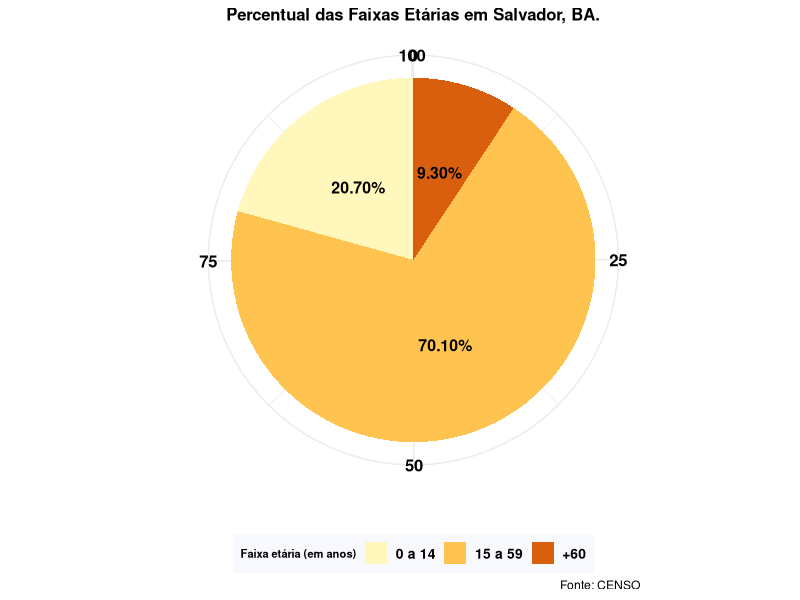

Recreate this plot in R.

library(ggplot2)
library(dplyr)
library(Cairo)
library(RColorBrewer)
library(ggthemes)

# dataset
fxaetaria_long <- read.csv2("faixa_etaria_tidyr.csv")

## Ajustes no Dataset ##

# filtrando apenas Salvador e criando a coluna porcentagem
pizza_graf_fxa <- fxaetaria_long %>% filter(Ano==2010) %>% filter(Municipios =="Salvador") %>%
  group_by(status) %>% summarise(cont_fxa=sum(total))

# criando coluna com a posicao da legenda
pizza_graf_fxa <- pizza_graf_fxa %>% arrange(desc(status)) %>%
  mutate(yposicao_legenda = cumsum(cont_fxa)- 0.5*cont_fxa)


# alterando o nome das variaveis 
pizza_graf_fxa$status <- factor(pizza_graf_fxa$status, levels=c("fxa_0a14",
                                                                "fxa_15a59",
                                                                "fxa_60mais"),
                                labels=c("0 a 14", "15 a 59", "+60"))


### Grafico ###
ggplot(pizza_graf_fxa,aes(x="", y=cont_fxa, fill=status)) +
  geom_bar(width=1, stat = "identity") +
  coord_polar("y", start=0) +
  geom_text(aes(y=yposicao_legenda, label = sprintf("%1.2f%%",cont_fxa)), size = 4,
            color = 'black',fontface='bold') +
  scale_fill_brewer(palette = "YlOrBr") +
  labs(x="",y="",caption = "Fonte: CENSO") +
  theme_minimal() +
  theme(legend.position="bottom", legend.title = element_text(colour="Black", size=10, face="bold"), legend.background = element_rect(fill="ghostwhite", size=0.5, linetype="blank") )+
  theme(axis.title.x = element_text(colour = "black"),
        axis.title.y = element_text(colour = "black"),
        axis.text.y = element_text(face="bold", color="#000000", 
                                   size=7),
        axis.text.x = element_text(face="bold",color="#000000", size=12),
        axis.text=element_text(size=6, face="bold"),
        legend.text = element_text(size=10, face="bold"),
        legend.title = element_text(size = 8, face = "bold"),
        plot.title = element_text(colour = "black", size = 12, hjust=0.5, face="bold")) +
  ggtitle(paste0("Percentual das Faixas Etárias em Salvador, BA.")) +
  labs(fill="Faixa etária (em anos)")
  
